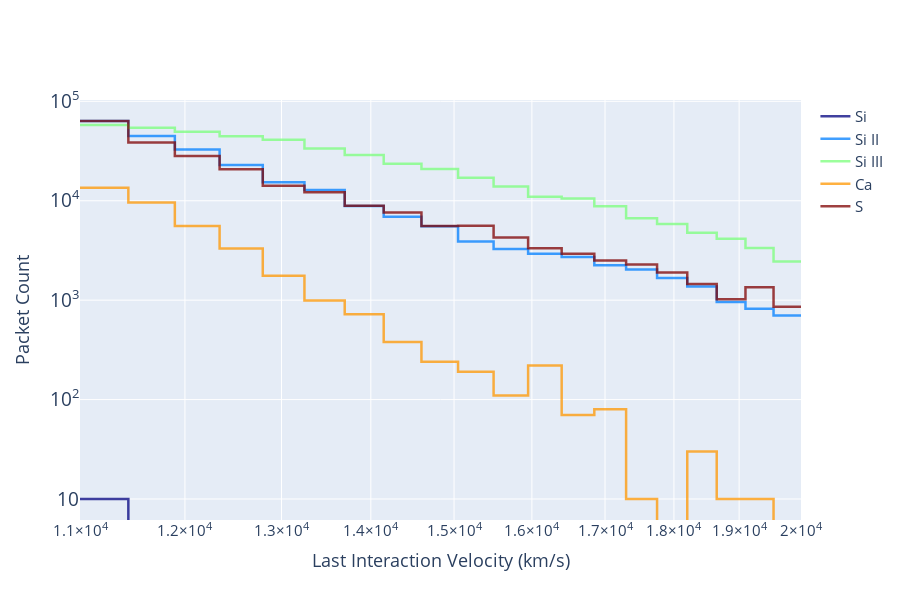

Source (notebook cell):
### Markdown cell above
### Plotting on the Log Scale
You can plot on the log scale on x-axis using `xlog_scale=True` and on y-axis using `ylog_scale=True` by default both are set to `False`.

### Code cell
plotter.generate_plot_ply(species_list = ["Si I-III", "Ca", "S"], xlog_scale=True, ylog_scale=True)
